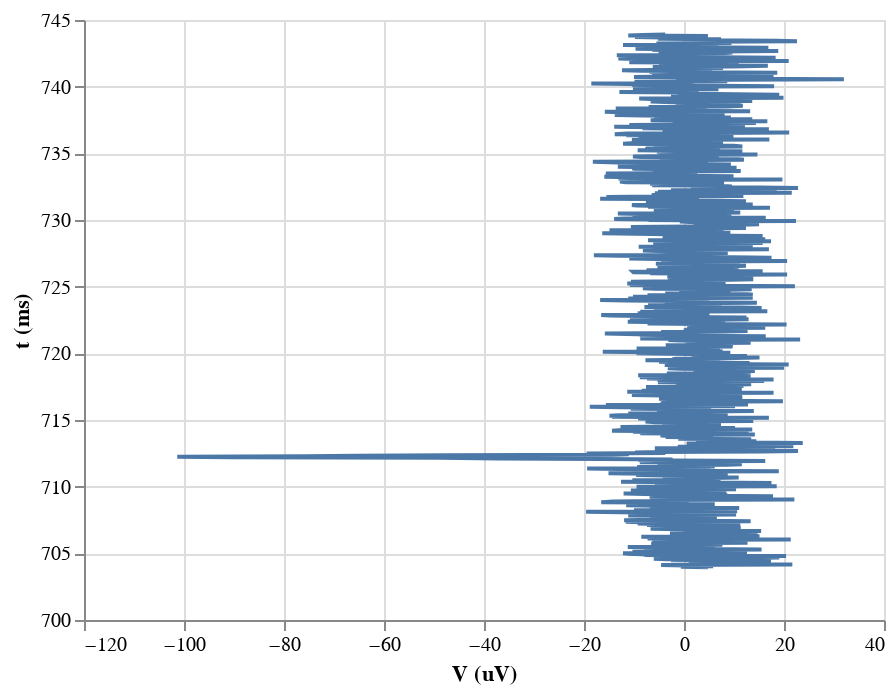

This figure's notebook cell:
### Code cell
alt.Chart(df
    ).mark_line(
    ).encode(
        y=alt.Y('t (ms):Q',scale=alt.Scale(zero=False)),
        x=alt.Y('V (uV):Q',title='V (uV)'),
        order=alt.Order('t (ms):Q', sort='ascending')
    )

### Figure 1 — Vega-Lite specification as saved in the notebook (floating-point values rounded to 4 significant figures; data arrays with more than 128 entries replaced by an {"elided": "..."} marker saying what was removed)
{"$schema": "https://vega.github.io/schema/vega-lite/v2.4.3.json", "config": {"view": {"height": 300, "width": 400}}, "data": {"values": {"elided": "1000 records"}}, "encoding": {"order": {"field": "t (ms)", "sort": "ascending", "type": "quantitative"}, "x": {"field": "V (uV)", "title": "V (uV)", "type": "quantitative"}, "y": {"field": "t (ms)", "scale": {"zero": false}, "type": "quantitative"}}, "mark": "line"}
